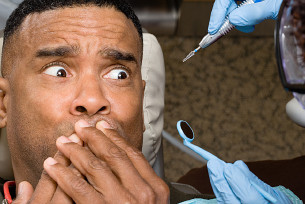
#> input picture examples/train_00000008.jpg, 305 x 204 px, found by its file name
$ python FaceDetector.py
#> lines starting #> are read from the running program, lines starting #| are printed output that depends on the picture
import cv2


class FaceDetector:

    def __init__(self, model_name='haarcascade_eye.xml', scale_factor=1.1, min_neighbors=8):

        # Initialize OpenCV's cascading classifier
        self.eye_cascade_classifier = cv2.CascadeClassifier(cv2.data.haarcascades + model_name)

        # Parameters for the detectMultiScale method which is used for detects the eyes (see detect_eyes)
        self.scale_factor = scale_factor
        self.min_neighbors = min_neighbors

    def detect_face(self, image):
        """
        Detects a single face in the image based on detected eyes.
        Input: img (dtype: uint8).
        Attention: The detect_face only works for a single person in the image an the persons's eyes has to be visible
        """
        eyes = self.detect_eyes(image)

        if eyes is not None:
            # Convert eyes to face
            right_eye, left_eye = eyes
            img_h, img_w = image.shape[:2]
            face = self._eyes_2_face(right_eye, left_eye, img_h, img_w)
            return face, eyes
        else:
            return None

    def detect_eyes(self, image):
        """
        Detects the eyes of a person using OpenCV's CascadeClassifier
        Input: img (dtype: uint8).
        Attention: The detect_face only works for a single person in the image an the persons's eyes has to be visible
        """
        # Resize the input image and convert to gray scale
        # image = self._resize(image, 256)
        gray = cv2.cvtColor(image, cv2.COLOR_BGR2GRAY)

        # Detect eyes
        eyes = self.eye_cascade_classifier.detectMultiScale(gray, self.scale_factor, self.min_neighbors)

        if len(eyes) == 2:
            eye_1, eye_2 = eyes[:2]
            right_eye, left_eye = self._get_left_and_right_eye(eye_1, eye_2)
            return right_eye, left_eye
        else:
            return None

    def _resize(self, image, max_height=256):
        scale = self._get_resize_scale_from_img_height(image, max_height)
        image = cv2.resize(image, dsize=(int(image.shape[1] * scale), int(image.shape[0] * scale)))
        return image

    @staticmethod
    def _eyes_2_face(right_eye, left_eye, img_height, img_width):

        # Get the top left corner (x1, y1) of each eye and their width and height
        (x_right_eye, y_right_eye, w_right_eye, h_right_eye) = right_eye
        (x_left_eye, y_left_eye, w_left_eye, h_left_eye) = left_eye

        # Set the top left corner and bottom right corner of the face based on the eye's postions
        face_x1 = x_right_eye - int(w_right_eye * 2)
        face_y1 = y_right_eye - int(h_right_eye * 3)
        face_x2 = x_left_eye + w_left_eye + int(w_right_eye * 2)
        face_y2 = y_left_eye + int(h_right_eye * 4)

        # Make sure the eye bbox doesn't surpass the img border
        if face_x1 <= 0:
            face_x1 = 0
        if face_y1 <= 0:
            face_y1 = 0
        if face_x2 >= img_width - 1:
            face_x2 = img_width - 1
        if face_y2 >= img_height - 1:
            face_y2 = img_height - 1

        return face_x1, face_y1, face_x2, face_y2

    @staticmethod
    def _get_left_and_right_eye(eye1, eye2):
        if eye1[0] > eye2[0]:
            right_eye = eye2
            left_eye = eye1
        else:
            right_eye = eye1
            left_eye = eye2

        return right_eye, left_eye

    @staticmethod
    def _get_resize_scale_from_img_height(image, max_height=256):
        img_height = image.shape[0]
        if img_height > max_height:
            return max_height / img_height
        else:
            return 1.


if __name__ == '__main__':

    face_detector = FaceDetector()
    img = cv2.imread("/home/simon/Ambolt/emily/emily-face-mask-detection/examples/train_00000008.jpg")
#> img is the input picture: shape (204, 305, 3); mean B, G, R 84, 100.5, 126.6
    face = face_detector.detect_face(img)
#> in detect_eyes, `gray = cv2.cvtColor(image, cv2.COLOR_BGR2GRAY)`:
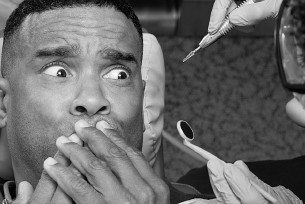
#> gray: shape (204, 305); min 0, max 255, mean 106.4
#> in detect_eyes, `eyes = self.eye_cascade_classifier.detectMultiScale(gray, self.scale_f..`: eyes = [[32, 43, 52, 52], [93, 46, 52, 52]]
#> in detect_eyes, `eye_1, eye_2 = eyes[:2]`: eye_1 = [32, 43, 52, 52]; eye_2 = [93, 46, 52, 52]
#> in _get_left_and_right_eye, `right_eye = eye1`: right_eye = [32, 43, 52, 52]
#> in _get_left_and_right_eye, `left_eye = eye2`: left_eye = [93, 46, 52, 52]
#> in detect_eyes, `right_eye, left_eye = self._get_left_and_right_eye(eye_1, eye_2)`: right_eye = [32, 43, 52, 52]; left_eye = [93, 46, 52, 52]
#> in detect_face, `eyes = self.detect_eyes(image)`: eyes = ([32, 43, 52, 52], [93, 46, 52, 52])
#> in detect_face, `right_eye, left_eye = eyes`: right_eye = [32, 43, 52, 52]; left_eye = [93, 46, 52, 52]
#> in _eyes_2_face, `(x_right_eye, y_right_eye, w_right_eye, h_right_eye) = right_eye`: x_right_eye = 32; y_right_eye = 43; w_right_eye = 52
#> in _eyes_2_face, `(x_left_eye, y_left_eye, w_left_eye, h_left_eye) = left_eye`: x_left_eye = 93; y_left_eye = 46; w_left_eye = 52
#> in _eyes_2_face, `face_x1 = x_right_eye - int(w_right_eye * 2)`: face_x1 = -72
#> in _eyes_2_face, `face_y1 = y_right_eye - int(h_right_eye * 3)`: face_y1 = -113
#> in _eyes_2_face, `face_x2 = x_left_eye + w_left_eye + int(w_right_eye * 2)`: face_x2 = 249
#> in _eyes_2_face, `face_y2 = y_left_eye + int(h_right_eye * 4)`: face_y2 = 254
#> in detect_face, `face = self._eyes_2_face(right_eye, left_eye, img_h, img_w)`: face = (0, 0, 249, 203)
#> face = ((0, 0, 249, 203), ([32, 43, 52, 52], [93, 46, 52, 52]))

$ run again, with examples/train_00000001.jpg copied over examples/train_00000008.jpg
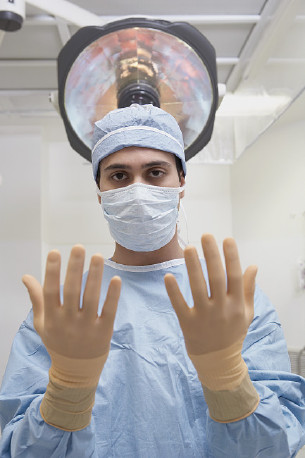
#> input picture examples/train_00000001.jpg, 305 x 458 px, found by its file name
#> img is the input picture: shape (458, 305, 3); mean B, G, R 170.3, 169.4, 171.9
#> in detect_eyes, `gray = cv2.cvtColor(image, cv2.COLOR_BGR2GRAY)`:
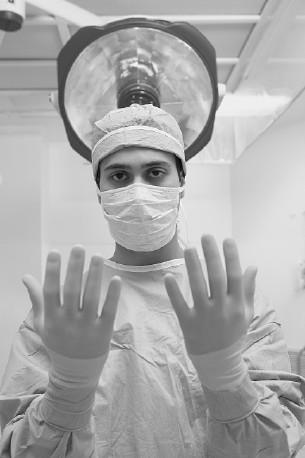
#> gray: shape (458, 305); min 2, max 254, mean 170.2
#> in detect_eyes, `eyes = self.eye_cascade_classifier.detectMultiScale(gray, self.scale_f..`: eyes = [[143, 161, 23, 23], [106, 164, 23, 23]]
#> eye_1 = [143, 161, 23, 23]; eye_2 = [106, 164, 23, 23]
#> in _get_left_and_right_eye, `left_eye = eye1`: left_eye = [143, 161, 23, 23]
#> in detect_eyes, `right_eye, left_eye = self._get_left_and_right_eye(eye_1, eye_2)`: right_eye = [106, 164, 23, 23]; left_eye = [143, 161, 23, 23]
#> in detect_face, `eyes = self.detect_eyes(image)`: eyes = ([106, 164, 23, 23], [143, 161, 23, 23])
#> in detect_face, `right_eye, left_eye = eyes`: right_eye = [106, 164, 23, 23]; left_eye = [143, 161, 23, 23]
#> x_right_eye = 106; y_right_eye = 164; w_right_eye = 23
#> x_left_eye = 143; y_left_eye = 161; w_left_eye = 23
#> face_x1 = 60
#> face_y1 = 95
#> face_x2 = 212
#> face_y2 = 253
#> in detect_face, `face = self._eyes_2_face(right_eye, left_eye, img_h, img_w)`: face = (60, 95, 212, 253)
#> `face = face_detector.detect_face(img)`: face = ((60, 95, 212, 253), ([106, 164, 23, 23], [143, 161, 23, 23]))

$ run again, with examples/train_00000002.jpg copied over examples/train_00000008.jpg
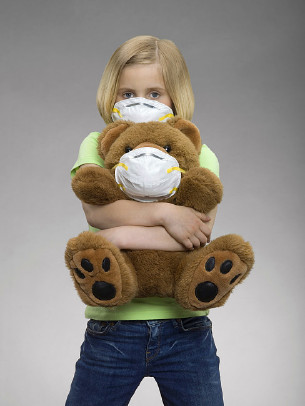
#> input picture examples/train_00000002.jpg, 305 x 406 px, found by its file name
#> img is the input picture: shape (406, 305, 3); mean B, G, R 131.2, 137.3, 143
#> in detect_eyes, `gray = cv2.cvtColor(image, cv2.COLOR_BGR2GRAY)`:
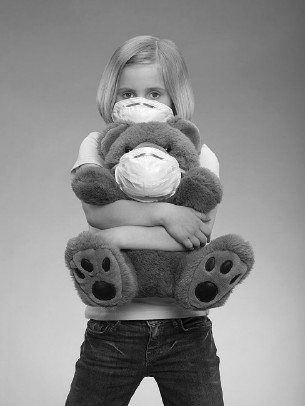
#> gray: shape (406, 305); min 0, max 255, mean 138.4
#> eyes = ()

$ run again, with examples/train_00000005.jpg copied over examples/train_00000008.jpg
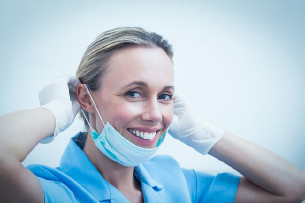
#> input picture examples/train_00000005.jpg, 305 x 203 px, found by its file name
#> img is the input picture: shape (203, 305, 3); mean B, G, R 209.5, 195.7, 175
#> in detect_eyes, `gray = cv2.cvtColor(image, cv2.COLOR_BGR2GRAY)`:
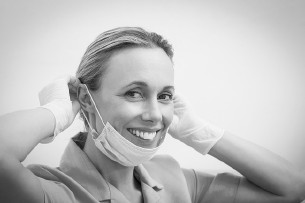
#> gray: shape (203, 305); min 4, max 251, mean 191.1
#> in detect_eyes, `eyes = self.eye_cascade_classifier.detectMultiScale(gray, self.scale_f..`: eyes = [[120, 78, 30, 30], [148, 84, 25, 25]]
#> eye_1 = [120, 78, 30, 30]; eye_2 = [148, 84, 25, 25]
#> in _get_left_and_right_eye, `right_eye = eye1`: right_eye = [120, 78, 30, 30]
#> in _get_left_and_right_eye, `left_eye = eye2`: left_eye = [148, 84, 25, 25]
#> in detect_eyes, `right_eye, left_eye = self._get_left_and_right_eye(eye_1, eye_2)`: right_eye = [120, 78, 30, 30]; left_eye = [148, 84, 25, 25]
#> in detect_face, `eyes = self.detect_eyes(image)`: eyes = ([120, 78, 30, 30], [148, 84, 25, 25])
#> in detect_face, `right_eye, left_eye = eyes`: right_eye = [120, 78, 30, 30]; left_eye = [148, 84, 25, 25]
#> x_right_eye = 120; y_right_eye = 78; w_right_eye = 30
#> x_left_eye = 148; y_left_eye = 84; w_left_eye = 25
#> face_x1 = 60
#> face_y1 = -12
#> face_x2 = 233
#> in _eyes_2_face, `face_y2 = y_left_eye + int(h_right_eye * 4)`: face_y2 = 204
#> in detect_face, `face = self._eyes_2_face(right_eye, left_eye, img_h, img_w)`: face = (60, 0, 233, 202)
#> `face = face_detector.detect_face(img)`: face = ((60, 0, 233, 202), ([120, 78, 30, 30], [148, 84, 25, 25]))
